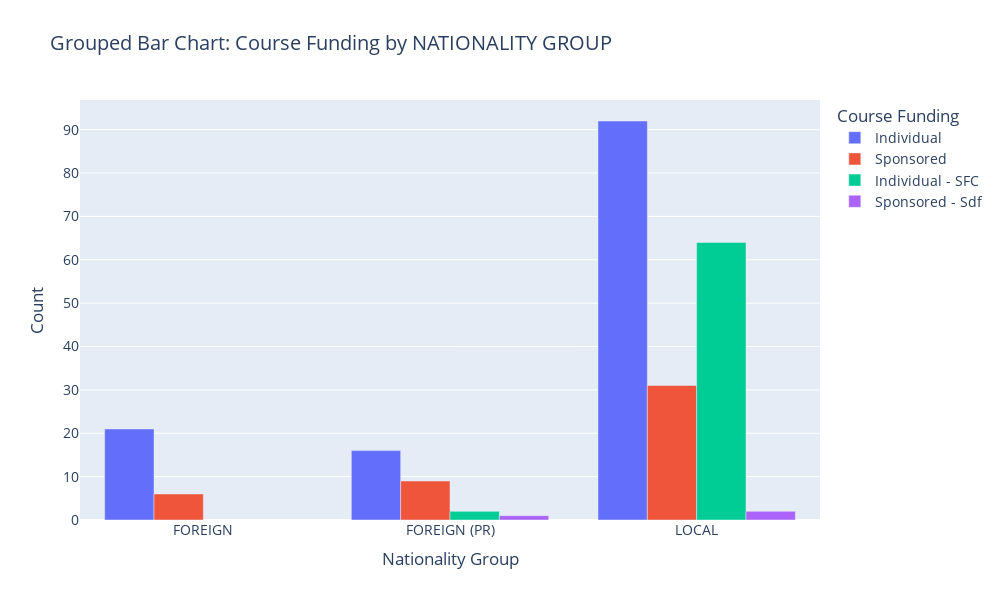

Source (notebook cell):
### Markdown cell above
## Grouped Bar Chart on Local/Foreign Students vs their Funding type

### Code cell
import plotly.express as px
import pandas as pd

# Load data
data = pd.read_excel('./Data/data_export.xlsx')

# Strip any leading or trailing whitespace characters from column names
data.columns = data.columns.str.strip()

# Create a new column for classification
def classify_nationality(row):
    if row['LOCAL'] == 'Y':
        return 'LOCAL'
    elif 'PR' in str(row['NATIONALITY']).upper():  # Check for PR in the nationality or residency status
        return 'FOREIGN (PR)'
    elif row['FOREIGN'] == 'Y':
        return 'FOREIGN'
    else:
        return 'Unknown'

data['Nationality_Group'] = data.apply(classify_nationality, axis=1)

# Group by Nationality and Course Funding and count occurrences
grouped_data = data.groupby(['Nationality_Group', 'COURSE FUNDING']).size().reset_index(name='Count')

# Create the grouped bar chart
fig = px.bar(
    grouped_data,
    x='Nationality_Group',
    y='Count',
    color='COURSE FUNDING',
    barmode='group',
    title='Grouped Bar Chart: Course Funding by NATIONALITY GROUP',
    labels={'Nationality_Group': 'Nationality Group', 'Count': 'Count', 'COURSE FUNDING': 'Course Funding'}
)

# Update layout
fig.update_layout(
    width=1000,
    height=600,
    font=dict(size=14)
)

# Show the figure
fig.show()

### Figure 1 — Plotly figure (JSON) as saved in the notebook; plotly's stock layout.template omitted (floating-point values rounded to 4 significant figures)
{"data": [{"alignmentgroup": "True", "hovertemplate": "Course Funding=Individual<br>Nationality Group=%{x}<br>Count=%{y}<extra></extra>", "legendgroup": "Individual", "marker": {"color": "#636efa", "pattern": {"shape": ""}}, "name": "Individual", "offsetgroup": "Individual", "orientation": "v", "showlegend": true, "textposition": "auto", "type": "bar", "x": ["FOREIGN", "FOREIGN (PR)", "LOCAL"], "xaxis": "x", "y": [21, 16, 92], "yaxis": "y"}, {"alignmentgroup": "True", "hovertemplate": "Course Funding=Sponsored<br>Nationality Group=%{x}<br>Count=%{y}<extra></extra>", "legendgroup": "Sponsored", "marker": {"color": "#EF553B", "pattern": {"shape": ""}}, "name": "Sponsored", "offsetgroup": "Sponsored", "orientation": "v", "showlegend": true, "textposition": "auto", "type": "bar", "x": ["FOREIGN", "FOREIGN (PR)", "LOCAL"], "xaxis": "x", "y": [6, 9, 31], "yaxis": "y"}, {"alignmentgroup": "True", "hovertemplate": "Course Funding=Individual - SFC<br>Nationality Group=%{x}<br>Count=%{y}<extra></extra>", "legendgroup": "Individual - SFC", "marker": {"color": "#00cc96", "pattern": {"shape": ""}}, "name": "Individual - SFC", "offsetgroup": "Individual - SFC", "orientation": "v", "showlegend": true, "textposition": "auto", "type": "bar", "x": ["FOREIGN (PR)", "LOCAL"], "xaxis": "x", "y": [2, 64], "yaxis": "y"}, {"alignmentgroup": "True", "hovertemplate": "Course Funding=Sponsored - Sdf<br>Nationality Group=%{x}<br>Count=%{y}<extra></extra>", "legendgroup": "Sponsored - Sdf", "marker": {"color": "#ab63fa", "pattern": {"shape": ""}}, "name": "Sponsored - Sdf", "offsetgroup": "Sponsored - Sdf", "orientation": "v", "showlegend": true, "textposition": "auto", "type": "bar", "x": ["FOREIGN (PR)", "LOCAL"], "xaxis": "x", "y": [1, 2], "yaxis": "y"}], "layout": {"barmode": "group", "font": {"size": 14}, "height": 600, "legend": {"title": {"text": "Course Funding"}, "tracegroupgap": 0}, "title": {"text": "Grouped Bar Chart: Course Funding by NATIONALITY GROUP"}, "width": 1000, "xaxis": {"anchor": "y", "domain": [0, 1], "title": {"text": "Nationality Group"}}, "yaxis": {"anchor": "x", "domain": [0, 1], "title": {"text": "Count"}}}}
